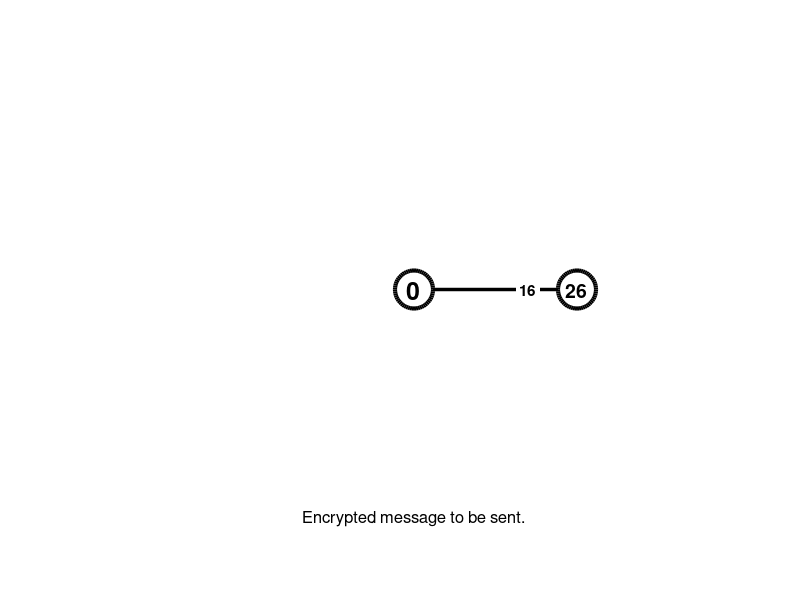

Recreate this plot in MATLAB.
clc; 
clear; 
close all;

message = upper(input('Enter your message: ', 's'));
k = input('Enter key value (2-13): ');
fprintf('Message: %s\n', message);
fprintf('Key (k): %d\n\n', k);

fprintf('========================================\n');
fprintf('STEP 1: CALCULATE n AND SELECT PRIMES\n');
fprintf('========================================\n\n');

n = ceil(26/k) + k;
fprintf('n = ceil(26/k) + k\n');
fprintf('n = ceil(26/%d) + %d\n', k, k);
fprintf('n = ceil(%.2f) + %d\n', 26/k, k);
fprintf('n = %d + %d = %d\n\n', ceil(26/k), k, n);

all_primes = primes(50);
prime_set = all_primes(1:n);

num_rows = n - k;
num_cols = k;
fprintf('Number of rows = n - k = %d - %d = %d\n', n, k, num_rows);
fprintf('Number of columns = k = %d\n\n', num_cols);

col_primes = prime_set(1:num_cols);
row_primes = prime_set(num_cols+1:n);
fprintf('Column Primes (first %d primes): ', num_cols);
fprintf('%d ', col_primes);
fprintf('\n');

fprintf('Row Primes (next %d primes): ', num_rows);
fprintf('%d ', row_primes);
fprintf('\n\n');

fprintf('========================================\n');
fprintf('STEP 2: CREATE ENCODING TABLE\n');
fprintf('========================================\n\n');

alphabet = 'ABCDEFGHIJKLMNOPQRSTUVWXYZ';
total_cells = num_rows * num_cols;
padding = total_cells - 26;

fprintf('Total cells = %d × %d = %d\n', num_rows, num_cols, total_cells);
fprintf('Padding required = %d - 26 = %d\n\n', total_cells, padding);

letter_grid = reshape([alphabet, blanks(padding)], num_cols, num_rows)';
encoding_table = cell(num_rows, num_cols);

for row = 1:num_rows
    for col = 1:num_cols
        encoding_table{row, col} = letter_grid(row, col);
    end
end

fprintf('Encoding Table:\n\n');

fprintf('    |');
for col = 1:num_cols
    fprintf('  %-4d |', col_primes(col));
end
fprintf('\n');

for row = 1:num_rows
    fprintf('| %-2d|', row_primes(row));
    for col = 1:num_cols
        letter = char(encoding_table{row, col});
        if letter == ' '
            fprintf('   -   |');
        else
            fprintf('   %-4s|', letter);
        end
    end
    fprintf('\n');
end
fprintf('\n');

fprintf('========================================\n');
fprintf('STEP 3: ENCRYPTION PROCESS\n');
fprintf('========================================\n\n');

msg_len = length(message);
vertex_labels = zeros(1, msg_len);

fprintf('Character-by-Character Encryption:\n\n');

for i = 1:msg_len
    letter = message(i);
    found = false;
    
    for row = 1:num_rows
        for col = 1:num_cols
            if strcmpi(char(encoding_table{row, col}), letter)
                vertex_labels(i) = row_primes(row) * col_primes(col);
                
                fprintf('Position %d: Letter "%s"\n', i, letter);
                fprintf('  → Found at Row %d, Column %d\n', row, col);
                fprintf('  → Row Prime = %d, Column Prime = %d\n', ...
                    row_primes(row), col_primes(col));
                fprintf('  → Vertex Label = %d × %d = %d\n', ...
                    row_primes(row), col_primes(col), vertex_labels(i));
                
                found = true;
                break;
            end
        end
        if found
            break;
        end
    end
    
    if ~found
        row = mod(i-1, num_rows) + 1;
        col = mod(i-1, num_cols) + 1;
        vertex_labels(i) = row_primes(row) * col_primes(col);
        
        fprintf('Position %d: Special character "%s"\n', i, letter);
        fprintf('  → Mapped to Row %d, Column %d\n', row, col);
        fprintf('  → Vertex Label = %d × %d = %d\n', ...
            row_primes(row), col_primes(col), vertex_labels(i));
    end
    fprintf('\n');
end


edge_weights = zeros(1, msg_len);

fprintf('Edge Weight Calculation:\n\n');
for i = 1:msg_len
    edge_weights(i) = vertex_labels(i) - 10^i;
    fprintf('Edge %d: Weight = Vertex Label - 10^%d\n', i, i);
    fprintf('       = %d - %d = %d\n\n', vertex_labels(i), 10^i, edge_weights(i));
end

fprintf('ENCRYPTED MESSAGE (Edge Weights): ');
fprintf('%d ', edge_weights);
fprintf('\n\n');

figure('Color', 'w', 'Position', [200 100 900 800]);
angles = linspace(0, 2*pi, msg_len+1);
angles = angles(1:end-1);
radius = 3;
x_pos = radius * cos(angles);
y_pos = radius * sin(angles);
hold on;

for i = 1:msg_len
    plot([0, x_pos(i)], [0, y_pos(i)], 'k-', 'LineWidth', 2.5);
    mid_x = x_pos(i) * 0.65;
    mid_y = y_pos(i) * 0.65;
    text(mid_x, mid_y, sprintf('%d', edge_weights(i)), 'FontSize', 11, ...
        'FontWeight', 'bold', 'BackgroundColor', 'white');
end

rectangle('Position', [-0.35, -0.35, 0.7, 0.7], 'Curvature', [1 1], ...
    'FaceColor', 'w', 'EdgeColor', 'k', 'LineWidth', 3);
text(0, 0, '0', 'FontSize', 18, 'FontWeight', 'bold', ...
    'HorizontalAlignment', 'center');

for i = 1:msg_len
    rectangle('Position', [x_pos(i)-0.35, y_pos(i)-0.35, 0.7, 0.7], ...
        'Curvature', [1 1], 'FaceColor', 'w', 'EdgeColor', 'k', 'LineWidth', 3);
    text(x_pos(i), y_pos(i), sprintf('%d', vertex_labels(i)), 'FontSize', 14, ...
        'FontWeight', 'bold', 'HorizontalAlignment', 'center');
end

axis equal off;
xlim([-4.5 4.5]);
ylim([-4.5 4.5]);
text(0, -4.2, 'Encrypted message to be sent.', 'FontSize', 12, ...
    'HorizontalAlignment', 'center');
hold off;

fprintf('========================================\n');
fprintf('STEP 4: DECRYPTION PROCESS\n');
fprintf('========================================\n\n');

decoded_message = '';

for i = 1:msg_len
    recovered_vertex = edge_weights(i) + 10^i;
    fprintf('Edge %d: Weight = %d\n', i, edge_weights(i));
    fprintf('  → Add 10^%d: %d + %d = %d\n', i, edge_weights(i), 10^i, recovered_vertex);

    found = false;
    for row = 1:num_rows
        for col = 1:num_cols
            if row_primes(row) * col_primes(col) == recovered_vertex
                letter = char(encoding_table{row, col});
                decoded_message = [decoded_message, letter];
                fprintf('  → Vertex %d = %d × %d (Row %d, Col %d)\n', ...
                    recovered_vertex, row_primes(row), col_primes(col), row, col);
                fprintf('  → Decrypted Letter: "%s"\n\n', letter);
                found = true;
                break;
            end
        end
        if found
            break;
        end
    end
    
    if ~found
        decoded_message = [decoded_message, '?'];
        fprintf('  → Letter: "?" (not found)\n\n');
    end
end

fprintf('Original Message:  %s\n', message);
fprintf('Decrypted Message: %s\n\n', decoded_message);